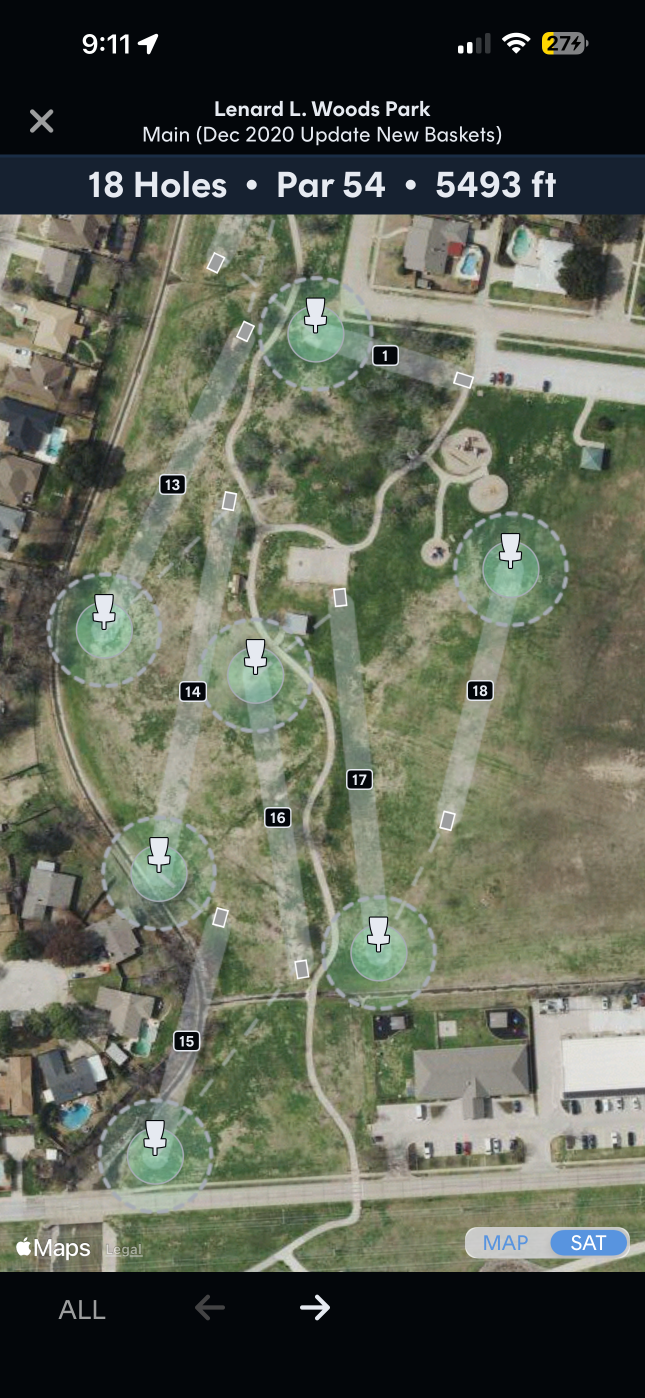
#> input picture specimens/dev/Lenard-2.png, 1290 x 2796 px, found by its file name (shown at 1/2 size)
$ python inspect-source.py
#> lines starting #> are read from the running program, lines starting #| are printed output that depends on the picture
from pathlib import Path
import hashlib
import json
import PIL
from PIL import Image

base = Path(__file__).resolve().parent
source = base / 'source/Lenard-2.png'
encoded = source.read_bytes()
with Image.open(source) as im:
#> im is the input picture: PIL image 1290x2796 RGB; mean R, G, B 96.2, 101.3, 86.7
    im.load()
    rgba = im.convert('RGBA').tobytes()
    record = {'widthPx': im.width, 'heightPx': im.height, 'sourceMode': im.mode,
              'pngSha256': hashlib.sha256(encoded).hexdigest(),
              'rgbaSha256': hashlib.sha256(rgba).hexdigest(),
              'decoder': {'name': 'Pillow', 'version': PIL.__version__, 'outputMode': 'RGBA',
                          'sourceMode': im.mode, 'orientation': 'stored PNG pixel order; no EXIF transform',
                          'colorTransform': 'none; stored RGB channels, no ICC/gamma transform',
                          'alpha': 'preserved RGBA; RGB appends 255'}}
    # Exact source row/column extraction for visual inspection only, no resampling.
    im.crop((480, 1240, 1210, 1840)).save(base / 'inspection-source-region.png')
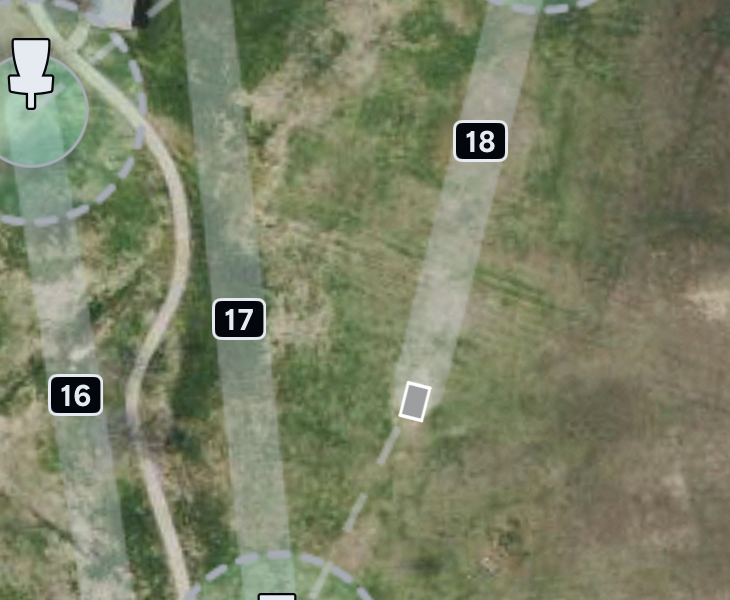
#> saved as inspection-source-region.png: PIL image 730x600 RGB; mean R, G, B 122.8, 128.8, 102
print(json.dumps(record, indent=2))
#| {
#|   "widthPx": 1290,
#|   "heightPx": 2796,
#|   "sourceMode": "RGB",
#|   "pngSha256": "cf5a033747c32f3e7f8774e7f712394b6af8a5d28228291f0d29a395998d55f4",
#|   "rgbaSha256": "3659157b9501899ff62dcc5216dcb058a6a50d31578e751dcb665c49b97da4ee",
#|   "decoder": {
#|     "name": "Pillow",
#|     "version": "11.2.1",
#|     "outputMode": "RGBA",
#|     "sourceMode": "RGB",
#|     "orientation": "stored PNG pixel order; no EXIF transform",
#> (further printed lines are left out)

$ run again, with specimens/dev/Lenard-1.png copied over specimens/dev/Lenard-2.png
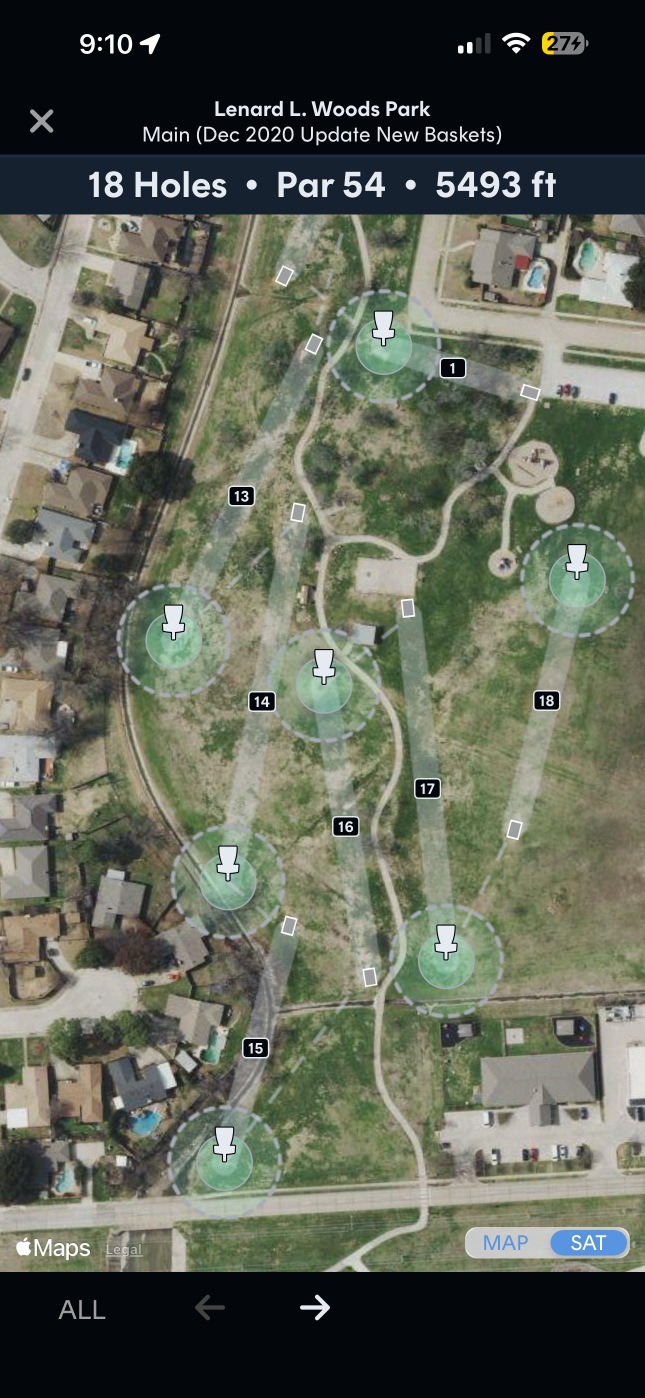
#> input picture specimens/dev/Lenard-1.png, 1290 x 2796 px, found by its file name (shown at 1/2 size)
#> im is the input picture: PIL image 1290x2796 RGB; mean R, G, B 96.6, 101.4, 87.3
#> `im.crop((480, 1240, 1210, 1840)).save(base / 'inspection-source-region..`:
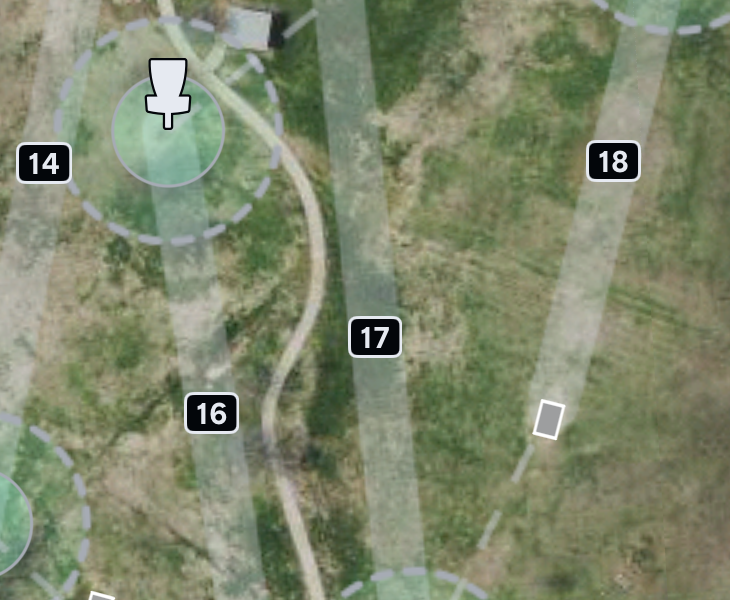
#> saved as inspection-source-region.png: PIL image 730x600 RGB; mean R, G, B 127.2, 135.2, 107.9
#| {
#|   "widthPx": 1290,
#|   "heightPx": 2796,
#|   "sourceMode": "RGB",
#|   "pngSha256": "cb5403d21c32f451c02402aca4e2795d4ecfb9ddd7490fe714ca0c85c598dcba",
#|   "rgbaSha256": "4fed88f3d298b544739a3bf532756d44413d292af0b4f34c627f04d152cbf45c",
#> (further printed lines are left out)

$ run again, with specimens/dev/Lenard-3.png copied over specimens/dev/Lenard-2.png
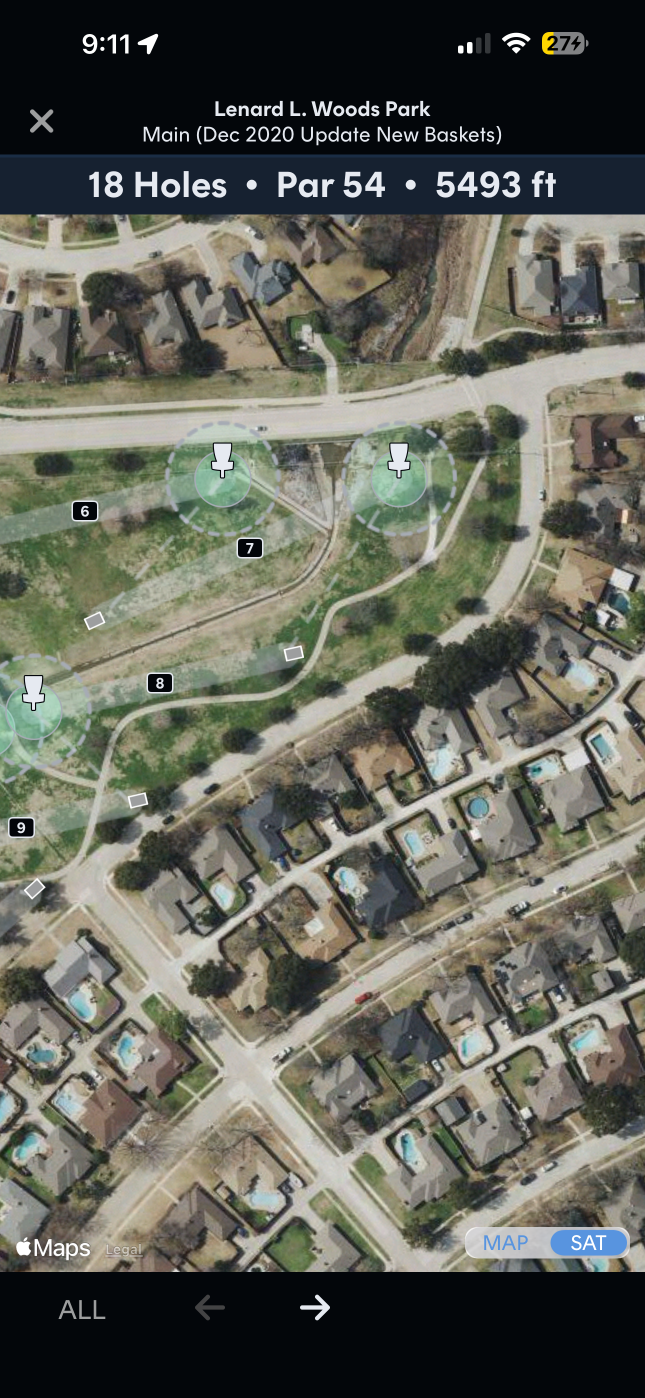
#> input picture specimens/dev/Lenard-3.png, 1290 x 2796 px, found by its file name (shown at 1/2 size)
#> im is the input picture: PIL image 1290x2796 RGB; mean R, G, B 99.6, 100.8, 90.9
#> `im.crop((480, 1240, 1210, 1840)).save(base / 'inspection-source-region..`:
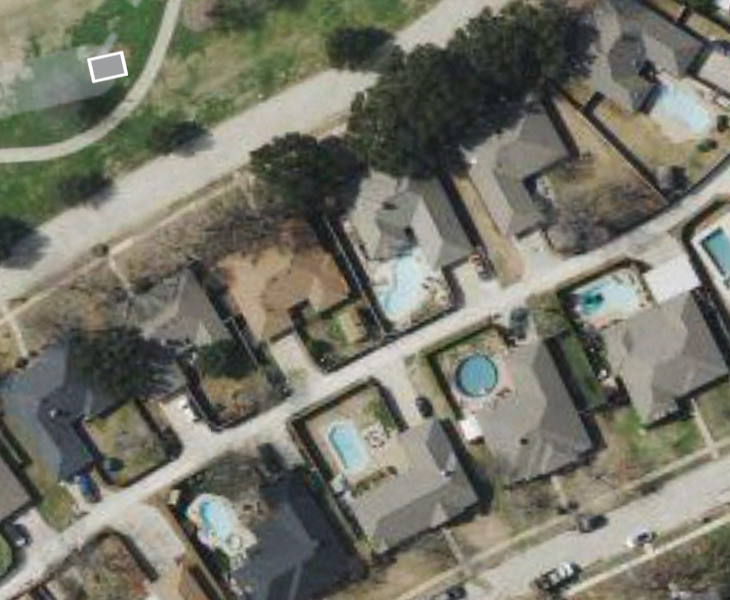
#> saved as inspection-source-region.png: PIL image 730x600 RGB; mean R, G, B 116.9, 116.8, 104.3
#| {
#|   "widthPx": 1290,
#|   "heightPx": 2796,
#|   "sourceMode": "RGB",
#|   "pngSha256": "e19583be03c23a2a3692e5c91b166477d644cf1964e8d39b3f2e4e128ddd7f54",
#|   "rgbaSha256": "910cb60cc584ecbaa655b4034564683b54dc8f97632365a9b618af5c6f2cb23c",
#> (further printed lines are left out)

$ run again, with specimens/dev/Lenard-4.png copied over specimens/dev/Lenard-2.png
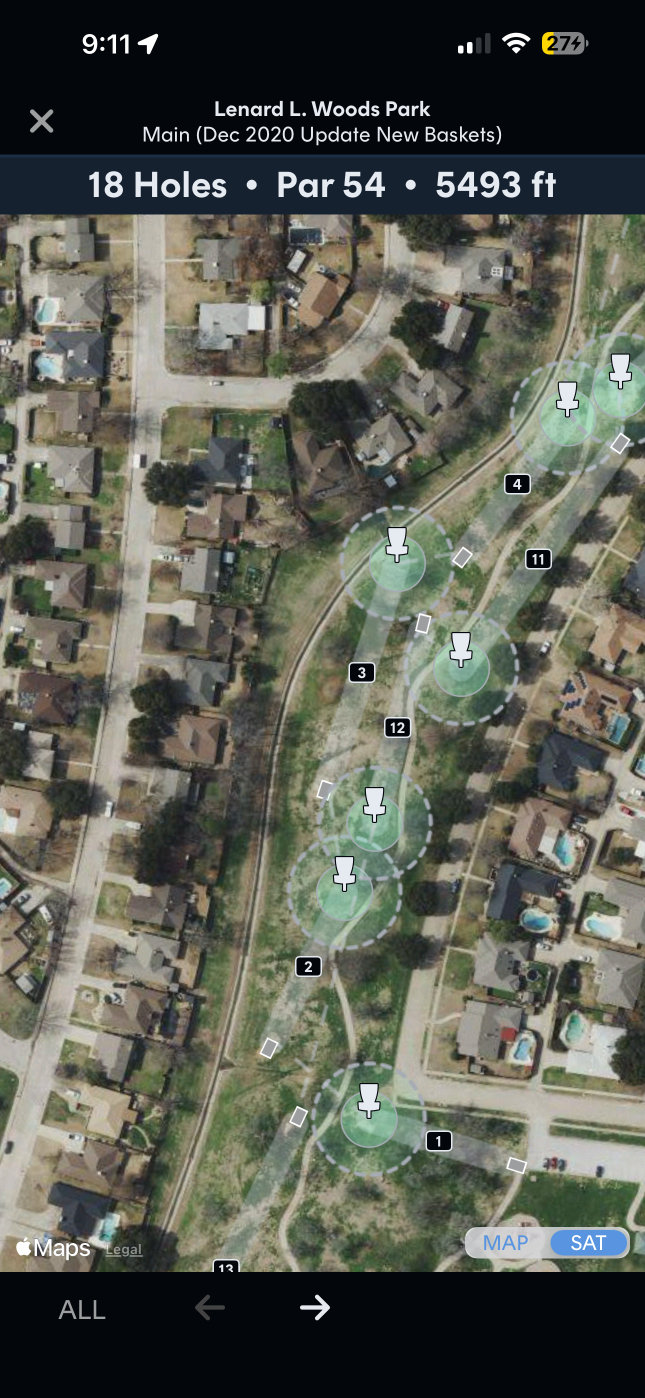
#> input picture specimens/dev/Lenard-4.png, 1290 x 2796 px, found by its file name (shown at 1/2 size)
#> im is the input picture: PIL image 1290x2796 RGB; mean R, G, B 91.6, 93.8, 83.7
#> `im.crop((480, 1240, 1210, 1840)).save(base / 'inspection-source-region..`:
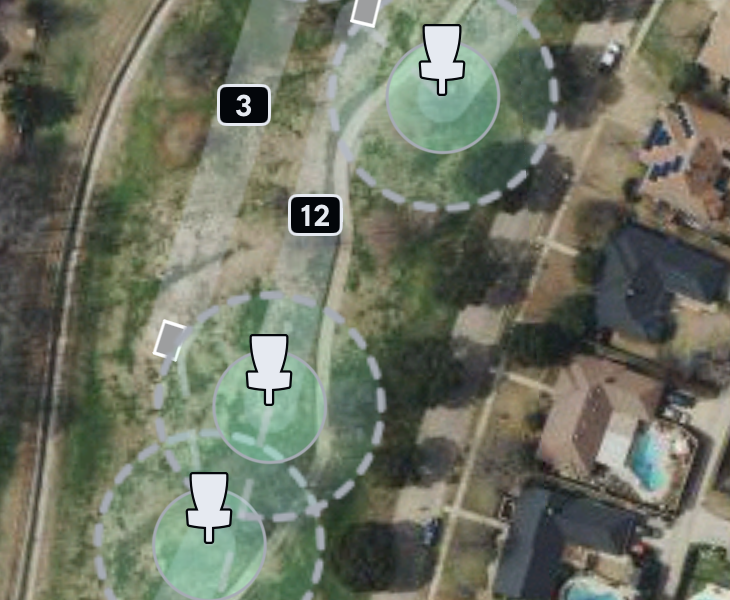
#> saved as inspection-source-region.png: PIL image 730x600 RGB; mean R, G, B 110.1, 114.8, 99
#| {
#|   "widthPx": 1290,
#|   "heightPx": 2796,
#|   "sourceMode": "RGB",
#|   "pngSha256": "d877c38ea6c602a98af966e20f90bc4ab36e95d9a20c8597333f60e192c12d91",
#|   "rgbaSha256": "597ee6face1de6b925ee0b6e455a6ff6baec607397a6f154d327eada41164116",
#> (further printed lines are left out)
